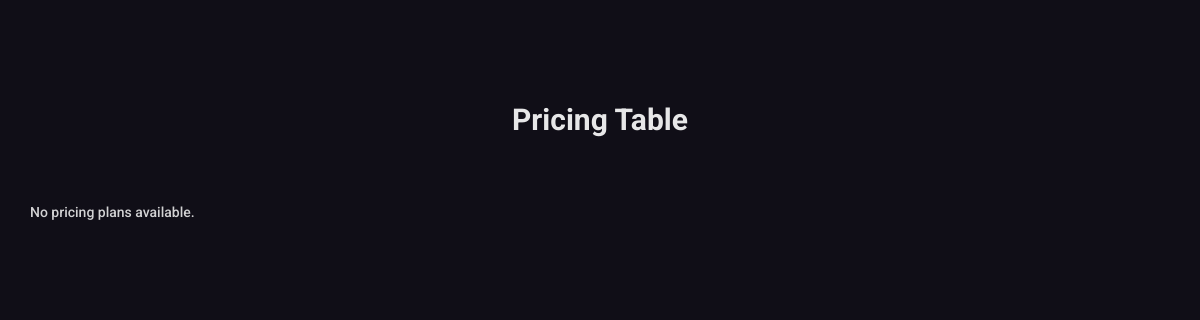
The app's page /pricing.php, older data.
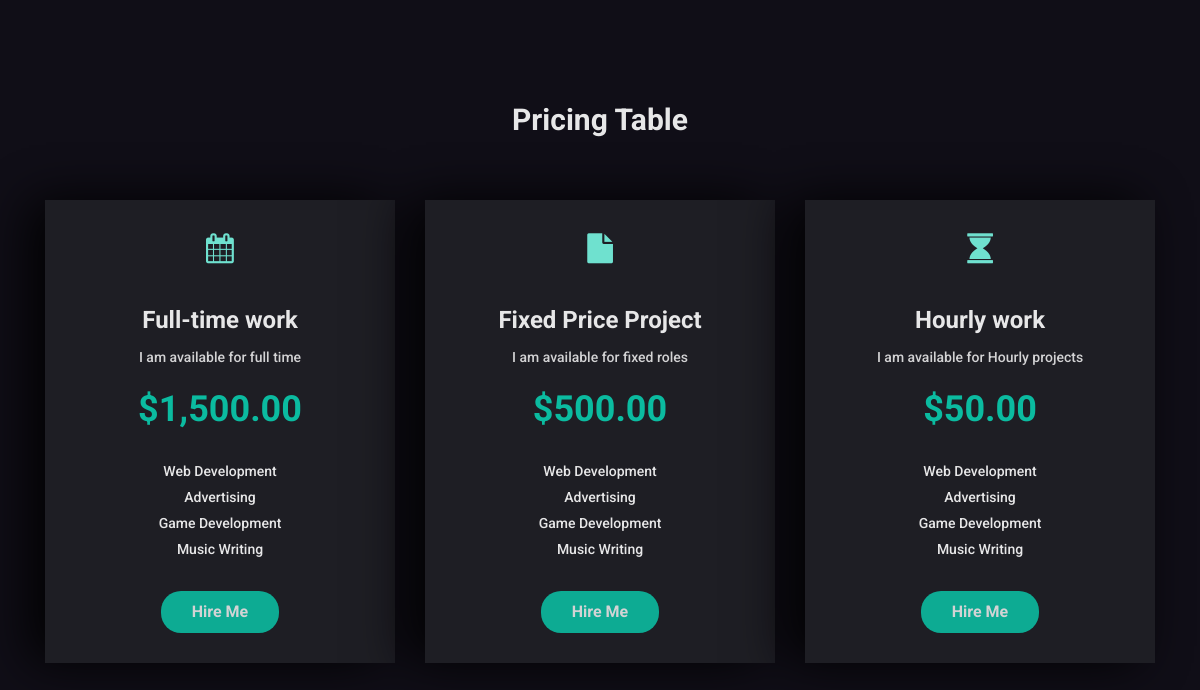
The same page, newer data.
### tables this page shows
CREATE TABLE `pricing` (
  `id` int(11) NOT NULL,
  `type` varchar(50) NOT NULL,
  `description` text NOT NULL,
  `price` decimal(10,2) NOT NULL,
  `icon` varchar(50) NOT NULL,
  `features` text NOT NULL
);

### pricing.php (the view, shortened to what this page needs)
<?php
    include 'header.php';
    include('config.php');
    $pricingQuery = "SELECT * FROM pricing";
    $pricingResult = $conn->query($pricingQuery);
?>
<section class="mh-pricing" id="mh-pricing">
    <div class="">
        <div class="container">
            <div class="row section-separator">
                <div class="col-sm-12 section-title wow fadeInUp" data-wow-duration="0.8s" data-wow-delay="0.2s">
                    <h3>Pricing Table</h3>
                </div>
                <?php if ($pricingResult->num_rows > 0): ?>
                    <?php while ($plan = $pricingResult->fetch_assoc()): ?>
                        <div class="col-sm-12 col-md-4">
                            <div class="mh-pricing dark-bg shadow-2 wow fadeInUp" data-wow-duration="0.8s" data-wow-delay="0.3s">
                                <i class="<?php echo $plan['icon']; ?>"></i>
                                <h4><?php echo $plan['type']; ?></h4>
                                <p><?php echo $plan['description']; ?></p>
                                <h5>$<?php echo number_format($plan['price'], 2); ?></h5>
                                <ul>
                                    <?php
                                        $features = explode(',', $plan['features']);
                                        foreach ($features as $feature):
                                    ?>
                                        <li><?php echo trim($feature); ?></li>
                                    <?php endforeach; ?>
                                </ul>
                                <a href="#" class="btn btn-fill">Hire Me</a>
                            </div>
                        </div>
                    <?php endwhile; ?>
                <?php else: ?>
                    <p>No pricing plans available.</p>
                <?php endif; ?>
            </div>
        </div>
    </div>
</section>

Row changes from the older to the newer data that the page shows:
added pricing: type "Full-time work", description "I am available for full time", price "1,500.00", features "Web Development", features "Advertising", features "Game Development", features "Music Writing"
added pricing: type "Fixed Price Project", description "I am available for fixed roles", price "500.00", features "Web Development", features "Advertising", features "Game Development", features "Music Writing"
added pricing: type "Hourly work", description "I am available for Hourly projects", price "50.00", features "Web Development", features "Advertising", features "Game Development", features "Music Writing"
Text that changed along with them:
text no longer shown: "No pricing plans available."
